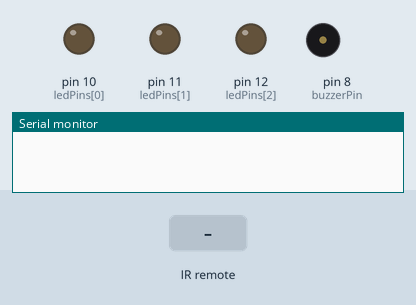
Simulated run of this sketch. Board: Arduino Uno, built with avr-gcc and run on an emulated ATmega328P. On the bench: output pins drawn as LEDs (lit = HIGH), buzzer (waves = sounding, pin HIGH), the last lines printed to the serial monitor. The inputs (shaded band) are chosen by the test bench.

Above: at 1.2 s.
1.3 s: infrared code 0xFFA25D received
At 2.6 s:
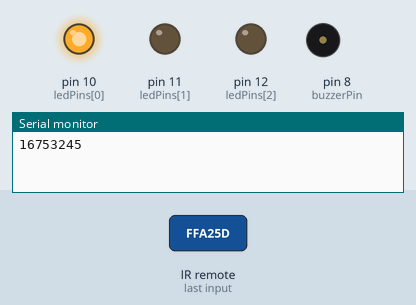
3.5 s: infrared code 0xFF629D received
At 5.4 s:
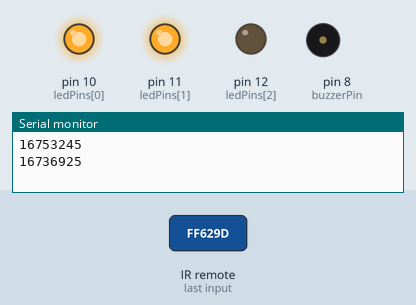
5.7 s: infrared code 0xFFE21D received
At 7.2 s:
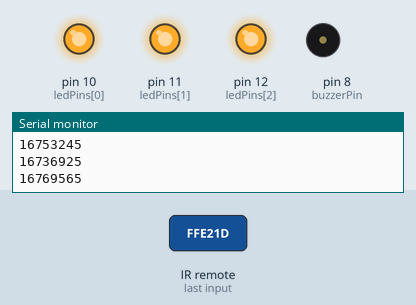
7.9 s: infrared code 0xFFA25D received
At 9.8 s:
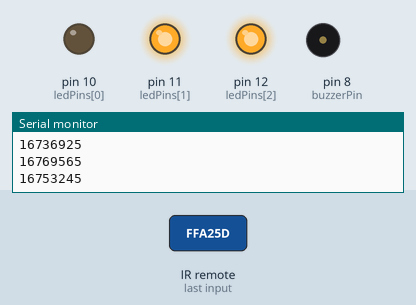
10.1 s: infrared code 0xFF629D received
At 11.7 s:
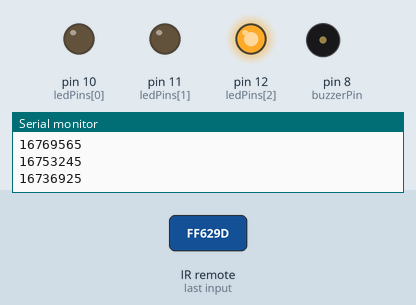
Timing chart, 0 to 13.2 s (numbered marks = the images above; inputs shaded):
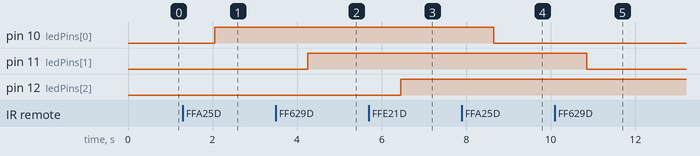

Measured:
- after the input at 1.3 s, pin 10 (ledPins[0]): LOW → HIGH after 0.75 s
- after the input at 3.5 s, pin 11 (ledPins[1]): LOW → HIGH after 0.75 s
- after the input at 5.7 s, pin 12 (ledPins[2]): LOW → HIGH after 0.75 s
- after the input at 7.9 s, pin 10 (ledPins[0]): HIGH → LOW after 0.75 s
- after the input at 10.1 s, pin 11 (ledPins[1]): HIGH → LOW after 0.75 s

The sketch:

remote_commands.ino
```cpp
#include <IRremote.h>
#include "remote_buttons.h"
#include "pitches.h"

int remotePin = 3;
IRrecv IR(remotePin);
decode_results cmd;
String myCom;

int buzzerPin = 8;
// notes in the melody:
int melody[] = {
  REST, REST, REST, NOTE_DS4,
  NOTE_E4, REST, NOTE_FS4, NOTE_G4, REST, NOTE_DS4,
  NOTE_E4, NOTE_FS4,  NOTE_G4, NOTE_C5, NOTE_B4, NOTE_E4, NOTE_G4, NOTE_B4,
  NOTE_AS4, NOTE_A4, NOTE_G4, NOTE_E4, NOTE_D4,
  NOTE_E4, REST, REST, NOTE_DS4,

  NOTE_E4, REST, NOTE_FS4, NOTE_G4, REST, NOTE_DS4,
  NOTE_E4, NOTE_FS4,  NOTE_G4, NOTE_C5, NOTE_B4, NOTE_G4, NOTE_B4, NOTE_E5,
  NOTE_DS5,
  NOTE_D5, REST, REST, NOTE_DS4,
  NOTE_E4, REST, NOTE_FS4, NOTE_G4, REST, NOTE_DS4,
  NOTE_E4, NOTE_FS4,  NOTE_G4, NOTE_C5, NOTE_B4, NOTE_E4, NOTE_G4, NOTE_B4,

  NOTE_AS4, NOTE_A4, NOTE_G4, NOTE_E4, NOTE_D4,
  NOTE_E4, REST,
  REST, NOTE_E5, NOTE_D5, NOTE_B4, NOTE_A4, NOTE_G4, NOTE_E4,
  NOTE_AS4, NOTE_A4, NOTE_AS4, NOTE_A4, NOTE_AS4, NOTE_A4, NOTE_AS4, NOTE_A4,
  NOTE_G4, NOTE_E4, NOTE_D4, NOTE_E4, NOTE_E4, NOTE_E4
};

int durations[] = {
  2, 4, 8, 8,
  4, 8, 8, 4, 8, 8,
  8, 8,  8, 8, 8, 8, 8, 8,
  2, 16, 16, 16, 16,
  2, 4, 8, 4,

  4, 8, 8, 4, 8, 8,
  8, 8,  8, 8, 8, 8, 8, 8,
  1,
  2, 4, 8, 8,
  4, 8, 8, 4, 8, 8,
  8, 8,  8, 8, 8, 8, 8, 8,

  2, 16, 16, 16, 16,
  4, 4,
  4, 8, 8, 8, 8, 8, 8,
  16, 8, 16, 8, 16, 8, 16, 8,
  16, 16, 16, 16, 16, 2
};

int ledPins[] = {10, 11, 12};
int ledStates[] = {0, 0, 0};

void setup() {
  // put your setup code here, to run once:
  Serial.begin(9600);
  IR.enableIRIn();

  pinMode(buzzerPin, OUTPUT);
  for(int i=0;i<3;i++){
    pinMode(ledPins[i], OUTPUT);
    //digitalWrite(ledPins[i],HIGH);
    //delay(500);
    //digitalWrite(ledPins[i], LOW);
  }
}

void loop() {
  // put your main code here, to run repeatedly:
  while(IR.decode(&cmd) == 0){}

  Serial.println(cmd.value);
  delay(750);
  IR.resume();

  if(cmd.value == OKB){
    int size = sizeof(durations) / sizeof(int);
    for (int note = 0; note < size; note++) {
      int duration = 1000 / durations[note];
      tone(buzzerPin, melody[note], duration);
      int pauseBetweenNotes = duration * 1.6;
      delay(pauseBetweenNotes);
      noTone(buzzerPin);
    }
  }
  if(cmd.value == BTN1){
    //Serial.println("Red LED button");
    if(ledStates[0] == 0){
      digitalWrite(ledPins[0], HIGH);
      ledStates[0] = 1;
    } else {
      digitalWrite(ledPins[0], LOW);
      ledStates[0] = 0;
    }
  }
  if(cmd.value == BTN2){
    //Serial.println("Yellow LED button");
    if(ledStates[1] == 0){
      digitalWrite(ledPins[1], HIGH);
      ledStates[1] = 1;
    } else {
      digitalWrite(ledPins[1], LOW);
      ledStates[1] = 0;
    }
  }
  if(cmd.value == BTN3){
    //Serial.println("Green LED button");
    if(ledStates[2] == 0){
      digitalWrite(ledPins[2], HIGH);
      ledStates[2] = 1;
    } else {
      digitalWrite(ledPins[2], LOW);
      ledStates[2] = 0;
    }
  }
}
```

pitches.h
```cpp
/*************************************************
   Public Constants
 *************************************************/

#define NOTE_B0  31
#define NOTE_C1  33
#define NOTE_CS1 35
#define NOTE_D1  37
#define NOTE_DS1 39
#define NOTE_E1  41
#define NOTE_F1  44
#define NOTE_FS1 46
#define NOTE_G1  49
#define NOTE_GS1 52
#define NOTE_A1  55
#define NOTE_AS1 58
#define NOTE_B1  62
#define NOTE_C2  65
#define NOTE_CS2 69
#define NOTE_D2  73
#define NOTE_DS2 78
#define NOTE_E2  82
#define NOTE_F2  87
#define NOTE_FS2 93
#define NOTE_G2  98
#define NOTE_GS2 104
#define NOTE_A2  110
#define NOTE_AS2 117
#define NOTE_B2  123
#define NOTE_C3  131
#define NOTE_CS3 139
#define NOTE_DB3 139
#define NOTE_D3  147
#define NOTE_DS3 156
#define NOTE_EB3 156
#define NOTE_E3  165
#define NOTE_F3  175
#define NOTE_FS3 185
#define NOTE_G3  196
#define NOTE_GS3 208
#define NOTE_A3  220
#define NOTE_AS3 233
#define NOTE_B3  247
#define NOTE_C4  262
#define NOTE_CS4 277
#define NOTE_D4  294
#define NOTE_DS4 311
#define NOTE_E4  330
#define NOTE_F4  349
#define NOTE_FS4 370
#define NOTE_G4  392
#define NOTE_GS4 415
#define NOTE_A4  440
#define NOTE_AS4 466
#define NOTE_B4  494
#define NOTE_C5  523
#define NOTE_CS5 554
#define NOTE_D5  587
#define NOTE_DS5 622
#define NOTE_E5  659
#define NOTE_F5  698
#define NOTE_FS5 740
#define NOTE_G5  784
#define NOTE_GS5 831
#define NOTE_A5  880
#define NOTE_AS5 932
#define NOTE_B5  988
#define NOTE_C6  1047
#define NOTE_CS6 1109
#define NOTE_D6  1175
#define NOTE_DS6 1245
#define NOTE_E6  1319
#define NOTE_F6  1397
#define NOTE_FS6 1480
#define NOTE_G6  1568
#define NOTE_GS6 1661
#define NOTE_A6  1760
#define NOTE_AS6 1865
#define NOTE_B6  1976
#define NOTE_C7  2093
#define NOTE_CS7 2217
#define NOTE_D7  2349
#define NOTE_DS7 2489
#define NOTE_E7  2637
#define NOTE_F7  2794
#define NOTE_FS7 2960
#define NOTE_G7  3136
#define NOTE_GS7 3322
#define NOTE_A7  3520
#define NOTE_AS7 3729
#define NOTE_B7  3951
#define NOTE_C8  4186
#define NOTE_CS8 4435
#define NOTE_D8  4699
#define NOTE_DS8 4978
#define REST     0
```

remote_buttons.h
```cpp
// remote buttons definitions

#define BTN1 16753245
#define BTN2 16736925
#define BTN3 16769565
#define BTN4 16720605
#define BTN5 16712445
#define BTN6 16761405
#define BTN7 16769055
#define BTN8 16754775
#define BTN9 16748655
#define BTN0 16750695
#define STARB 16738455
#define DIEZB 16756815
#define UPB 16718055
#define DOWNB 16730805
#define LEFTB 16716015
#define RIGHTB 16734885
#define OKB 16726215
```
